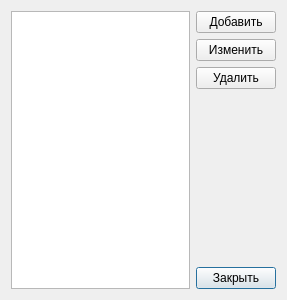
<?xml version="1.0" encoding="UTF-8"?>
<ui version="4.0">
 <class>BrendsDialog</class>
 <widget class="QDialog" name="BrendsDialog">
  <property name="geometry">
   <rect>
    <x>0</x>
    <y>0</y>
    <width>287</width>
    <height>300</height>
   </rect>
  </property>
  <property name="windowTitle">
   <string>Справочник клиентов</string>
  </property>
  <layout class="QGridLayout" name="gridLayout">
   <item row="3" column="1">
    <spacer name="verticalSpacer">
     <property name="orientation">
      <enum>Qt::Vertical</enum>
     </property>
     <property name="sizeHint" stdset="0">
      <size>
       <width>20</width>
       <height>40</height>
      </size>
     </property>
    </spacer>
   </item>
   <item row="0" column="1">
    <widget class="QPushButton" name="pushButtonAdd">
     <property name="text">
      <string>Добавить</string>
     </property>
    </widget>
   </item>
   <item row="1" column="1">
    <widget class="QPushButton" name="pushButtonEdit">
     <property name="text">
      <string>Изменить</string>
     </property>
    </widget>
   </item>
   <item row="5" column="1">
    <widget class="QPushButton" name="pushButtonClose">
     <property name="text">
      <string>Закрыть</string>
     </property>
     <property name="default">
      <bool>true</bool>
     </property>
    </widget>
   </item>
   <item row="0" column="0" rowspan="6">
    <widget class="QListView" name="listViewBrends">
     <property name="editTriggers">
      <set>QAbstractItemView::NoEditTriggers</set>
     </property>
     <property name="alternatingRowColors">
      <bool>true</bool>
     </property>
    </widget>
   </item>
   <item row="2" column="1">
    <widget class="QPushButton" name="pushButtonDel">
     <property name="text">
      <string>Удалить</string>
     </property>
    </widget>
   </item>
  </layout>
 </widget>
 <tabstops>
  <tabstop>listViewBrends</tabstop>
  <tabstop>pushButtonAdd</tabstop>
  <tabstop>pushButtonEdit</tabstop>
  <tabstop>pushButtonDel</tabstop>
  <tabstop>pushButtonClose</tabstop>
 </tabstops>
 <resources/>
 <connections/>
</ui>
